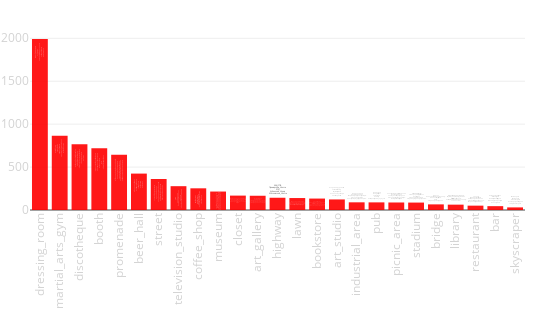

The cell this chart's notebook holds for it:
### Code cell
tags_rate([x[0].split("/")[0] for x in scenes_result][N_SKIP:],
                        [x[1] for x in scenes_result][N_SKIP:])

### Figure 1 — Plotly figure (JSON) as saved in the notebook; plotly's stock layout.template omitted (floating-point values rounded to 4 significant figures)
{"data": [{"hoverinfo": "y+text", "marker": {"color": "red"}, "opacity": 0.9, "text": ["Popcorn_Studio <br>Фотостудия_Мел <br>Клиника_им_Н_И_Пирогова <br>Studio_212 <br>BEDFORD_STUDIO", "Stone_Fight_Gym <br>Спортивный_клуб_Олимп <br>Backstage_CrossFit <br>Fight_Fabrika <br>ART_of_Fitness", "Club_154 <br>Лаборатория_31 <br>РетроДискотека_ру_Клуб_Па... <br>Santa_Barbara_Night_Club <br>Хаусбар_Озерки_Санкт_Пете...", "Saint_Petersburg_State_Un... <br>Лэти <br>Петроконгресс <br>Континент_Бухарестская_30 <br>Конгресс_Холл_Васильевски...", "Набережная_Лейтенанта_Шми... <br>Свердловская_Набережная <br>Санкт_Петербург_Английска... <br>Английская_набережная <br>Дворцовая_Набережная_Д_18", "Tower_Pub <br>Dickens_pub <br>Douglas_Bar <br>Radio_Ireland_Irish_Pub <br>Cafe_Manneken_Pis", "Средний_Проспект_В_О <br>Марафон_Ergo_White_Nights <br>Малая_Конюшенная_Улица <br>Улица_Кирочная <br>Вознесенский_Проспект", "Открытая_киностудия_Лендо... <br>Лендок <br>Телецентр_Чапыгина_6 <br>Чаплин_Холл <br>RWS", "Радости_Кофе <br>ANY_Pasta_сеть_ресторанов... <br>Характер_Кофе <br>Seize_the_Impress <br>Starbucks_Russia", "музей_современного_искусс... <br>Набережная_Реки_Смоленки <br>Музей_истории_религии_Mus... <br>Imperial_Academy_of_Arts <br>Музей_Эрарта_Erarta_Museu...", "Метро_Адмиралтейская <br>Unique_Fabric_Каменноостр... <br>Заневский_каскад <br>Unique_Fabric_Гороховая_у... <br>8_store", "Музей_МИСП <br>Erarta_Design <br>музей_современного_искусс... <br>Санкт_Петербургский_Союз... <br>Музей_современного_искусс...", "КАД_СПБ <br>Приморское_Шоссе <br>ЗСД <br>Кубинская_Улица <br>Московское_Шоссе", "Михайловский_сад <br>Академика_Сахарова_парк <br>Alexander_Garden_Saint_Pe... <br>Сенатская_Площадь <br>Полюстровский_Парк", "Playloft_GaGa <br>Всероссийский_музей_А_С_П... <br>Institut_fran_ais_de_Sain... <br>Академия_Художеств <br>Музей_квартира_Пушкина", "Академия_Художеств <br>Sashatattooing <br>Музей_МИСП <br>Pakhanoff_Tattoo_Art <br>Chesme_Church", "Биржевой_мост <br>Крейсер_Аврора <br>Морской_Порт_Санкт_Петерб... <br>Alexander_Column <br>Санкт_Петербург_Приморски...", "Биржа_Бар <br>Douglas_Bar <br>Tower_Pub <br>Puberty <br>Ресторан_Маймун_24_часа", "Санкт_Петербург_Измайловс... <br>Елагин_дворец <br>Youth_Theatre_on_the_Font... <br>Alexander_Garden_Saint_Pe... <br>New_Holland_Island", "Estadio_Krestovski <br>Stade_de_Saint_P_tersbour... <br>Zenit_Arena <br>Стадион_Петровский <br>Стадион_Стадион_Петровски...", "Причал <br>Новокрестовская_Станция_м... <br>Kanonersky_Island <br>ЗСД <br>Стадион_Зенит_Арена", "Всероссийский_музей_А_С_П... <br>Музей_квартира_Пушкина <br>Institut_fran_ais_de_Sain... <br>Российская_национальная_б... <br>Главпочтамт", "The_Safe <br>WAVE_burgers_more <br>Ресторан_Северянин <br>ANY_Pasta_сеть_ресторанов... <br>Марчелиs_Невский_21", "На_Вина_Бар_Шоп <br>Dickens_pub <br>Radio_Ireland_Irish_Pub <br>Breaking_Bad_beer_cafe <br>Kлеver_CAFE", "Москва_Сити <br>Москва_City <br>Атлантик_Сити <br>Площадь_Конституции <br>ТРК_Атлантик_Сити"], "type": "bar", "uid": "a8f7e9e6-353c-11e9-b07c-3c15c2cf2370", "x": ["dressing_room", "martial_arts_gym", "discotheque", "booth", "promenade", "beer_hall", "street", "television_studio", "coffee_shop", "museum", "closet", "art_gallery", "highway", "lawn", "bookstore", "art_studio", "industrial_area", "pub", "picnic_area", "stadium", "bridge", "library", "restaurant", "bar", "skyscraper"], "xaxis": "x", "y": [1992.0, 864.3, 765.9, 719.3, 642.4, 424.0, 361.0, 277.4, 252.7, 215.0, 167.7, 166.0, 142.6, 139.3, 133.3, 123.0, 89.4, 88.9, 87.63, 86.51, 65.45, 62.34, 50.63, 44.87, 30.26], "yaxis": "y"}], "layout": {"height": 330, "margin": {"b": 120, "l": 30, "r": 25, "t": 30}, "showlegend": false, "width": 550, "xaxis": {"anchor": "y", "domain": [0, 1], "tickangle": -90, "tickfont": {"color": "lightgrey", "size": 11.5}}, "xaxis2": {"tickangle": -90, "tickfont": {"color": "lightgrey", "size": 11.5}}, "yaxis": {"anchor": "x", "domain": [0, 1], "tickfont": {"color": "lightgrey", "size": 11.5}}, "yaxis2": {"tickfont": {"color": "lightgrey", "size": 11.5}}}}
